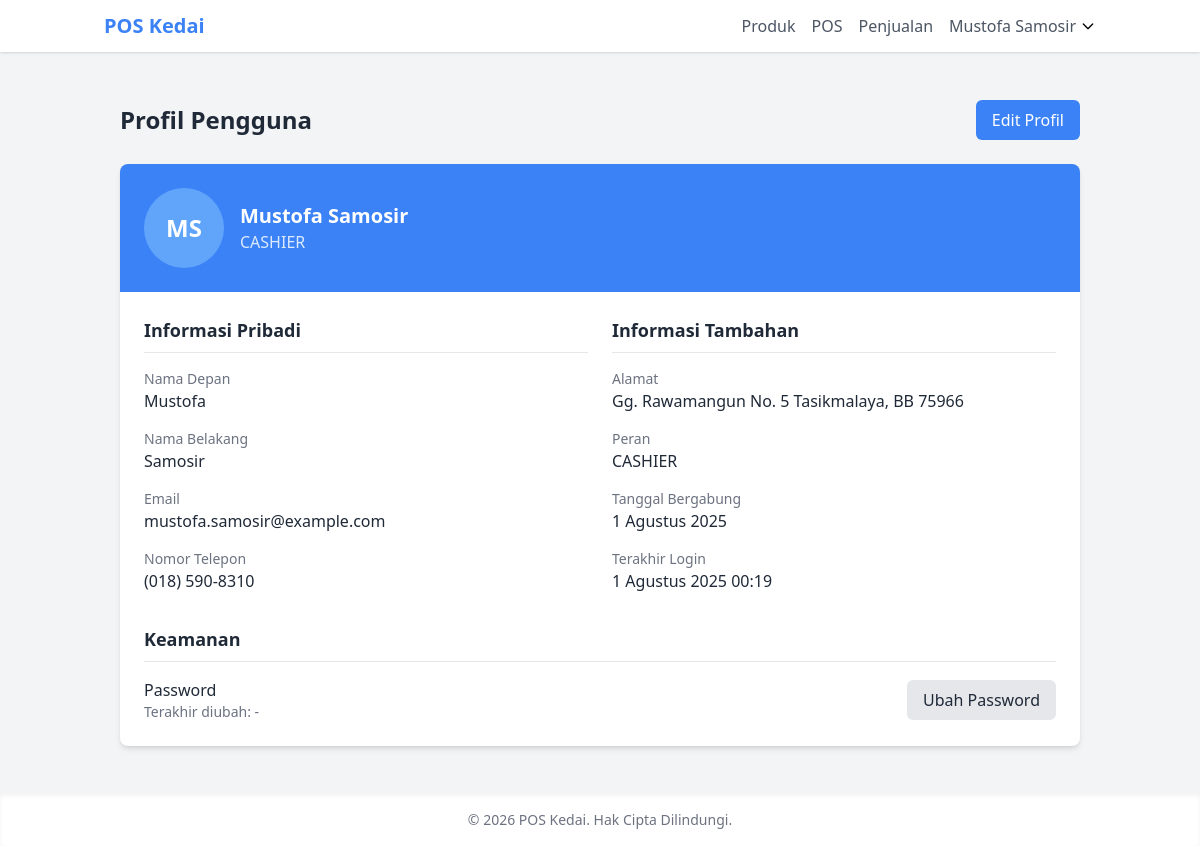
Page /profile/ (signed in) on the committed database.
### core/models.py (models this page shows, shortened)
class User(AbstractUser):
    class Role(models.TextChoices):
        ADMIN = 'ADMIN', _('Admin')
        OWNER = 'OWNER', _('Pemilik Toko')
        EMPLOYEE = 'EMPLOYEE', _('Karyawan')
    username = None
    email = models.EmailField(_('alamat email'), unique=True)
    role = models.CharField(
        max_length=10,
        choices=Role.choices,
        default=Role.EMPLOYEE,
        verbose_name=_('peran')
    )
    phone_number = models.CharField(_('nomor telepon'), max_length=15, blank=True)
    address = models.TextField(_('alamat'), blank=True)
    profile_picture = models.ImageField(
        upload_to='profile_pictures/',
        blank=True,
        null=True,
        verbose_name=_('foto profil')
    )
    date_joined = models.DateTimeField(_('tanggal bergabung'), auto_now_add=True)
    last_login = models.DateTimeField(_('terakhir login'), auto_now=True)
    is_active = models.BooleanField(_('aktif'), default=True)
    objects = UserManager()
    USERNAME_FIELD = 'email'
    REQUIRED_FIELDS = []
    class Meta:
        verbose_name = _('pengguna')
        verbose_name_plural = _('pengguna')
    @property
    def is_admin(self):
        return self.role == self.Role.ADMIN
    @property
    def is_owner(self):
        return self.role == self.Role.OWNER

### core/views.py (the view)
# urls.py: path('profile/', views.profile, name='profile'),
@login_required
def profile(request):
    return render(request, 'core/profile.html', {'user': request.user})

### templates/core/profile.html (shortened to what this page needs)
{% extends 'base/base.html' %}
{% block content %}
<div class="container mx-auto px-4 py-6">
    <div class="flex justify-between items-center mb-6">
        <h1 class="text-2xl font-bold text-gray-800">Profil Pengguna</h1>
        <a href="{% url 'core:edit_profile' %}" class="bg-primary hover:bg-blue-600 text-white py-2 px-4 rounded-md">
            Edit Profil
        </a>
    </div>
    <div class="bg-white rounded-lg shadow-md overflow-hidden">
        <div class="bg-primary p-6 text-white">
            <div class="flex items-center">
                {% if user.profile_picture %}
                <img src="{{ user.profile_picture.url }}" alt="{{ user.get_full_name }}" class="w-20 h-20 rounded-full object-cover border-2 border-white">
                {% else %}
                <div class="w-20 h-20 rounded-full bg-blue-400 flex items-center justify-center text-white text-2xl font-bold">
                    {{ user.first_name|first|upper }}{{ user.last_name|first|upper }}
                </div>
                {% endif %}
                <div class="ml-4">
                    <h2 class="text-xl font-bold">{{ user.get_full_name|default:user.email }}</h2>
                    <p class="text-blue-100">{{ user.get_role_display }}</p>
                </div>
            </div>
        </div>
        <div class="p-6">
            <div class="grid grid-cols-1 md:grid-cols-2 gap-6">
                <div>
                    <h3 class="text-lg font-semibold text-gray-800 mb-4 border-b pb-2">Informasi Pribadi</h3>
                    <div class="space-y-4">
                        <div>
                            <p class="text-sm text-gray-500">Nama Depan</p>
                            <p class="text-gray-800">{{ user.first_name|default:"-" }}</p>
                        </div>
                        <div>
                            <p class="text-sm text-gray-500">Nama Belakang</p>
                            <p class="text-gray-800">{{ user.last_name|default:"-" }}</p>
                        </div>
                        <div>
                            <p class="text-sm text-gray-500">Email</p>
                            <p class="text-gray-800">{{ user.email }}</p>
                        </div>
                        <div>
                            <p class="text-sm text-gray-500">Nomor Telepon</p>
                            <p class="text-gray-800">{{ user.phone_number|default:"-" }}</p>
                        </div>
                    </div>
                </div>
                <div>
                    <h3 class="text-lg font-semibold text-gray-800 mb-4 border-b pb-2">Informasi Tambahan</h3>
                    <div class="space-y-4">
                        <div>
                            <p class="text-sm text-gray-500">Alamat</p>
                            <p class="text-gray-800">{{ user.address|default:"-" }}</p>
                        </div>
                        <div>
                            <p class="text-sm text-gray-500">Peran</p>
                            <p class="text-gray-800">{{ user.get_role_display }}</p>
                        </div>
                        <div>
                            <p class="text-sm text-gray-500">Tanggal Bergabung</p>
                            <p class="text-gray-800">{{ user.date_joined|date:"j F Y" }}</p>
                        </div>
                        <div>
                            <p class="text-sm text-gray-500">Terakhir Login</p>
                            <p class="text-gray-800">{{ user.last_login|date:"j F Y H:i" }}</p>
                        </div>
                    </div>
                </div>
            </div>
            <div class="mt-8">
                <h3 class="text-lg font-semibold text-gray-800 mb-4 border-b pb-2">Keamanan</h3>
                <div class="flex items-center justify-between">
                    <div>
                        <p class="text-gray-800">Password</p>
                        <p class="text-sm text-gray-500">Terakhir diubah: -</p>
                    </div>
                    <a href="{% url 'core:change_password' %}" class="bg-gray-200 hover:bg-gray-300 text-gray-800 py-2 px-4 rounded-md">
                        Ubah Password
                    </a>
                </div>
            </div>
        </div>
    </div>
</div>
{% endblock %}

### templates/base/base.html (shortened to what this page needs)
<!DOCTYPE html>
<html lang="id">
<head>
    <script src="https://cdn.tailwindcss.com"></script>
</head>
<body class="bg-gray-100 min-h-screen flex flex-col">
    <header class="bg-white shadow">
        <nav class="container mx-auto px-4 py-3 flex justify-between items-center">
            <div class="flex items-center space-x-4">
                <a href="{% url 'dashboard' %}" class="text-xl font-bold text-primary">POS Kedai</a>
            </div>
            <div class="hidden md:flex items-center space-x-4">
                {% if user.is_authenticated %}
                    <a href="{% url 'inventory:product_list' %}" class="text-gray-600 hover:text-primary">Produk</a>
                    <a href="{% url 'inventory:pos' %}" class="text-gray-600 hover:text-primary">POS</a>
                    <a href="{% url 'inventory:sale_list' %}" class="text-gray-600 hover:text-primary">Penjualan</a>
                    <div class="relative" x-data="{ open: false }">
                        <button @click="open = !open" class="flex items-center space-x-1 focus:outline-none">
                            <span class="text-gray-600">{{ user.get_full_name|default:user.email }}</span>
                            <svg class="w-4 h-4" fill="none" stroke="currentColor" viewBox="0 0 24 24" xmlns="http://www.w3.org/2000/svg">
                                <path stroke-linecap="round" stroke-linejoin="round" stroke-width="2" d="M19 9l-7 7-7-7"></path>
                            </svg>
                        </button>
                    </div>
                {% else %}
                    <a href="{% url 'login' %}" class="text-gray-600 hover:text-primary">Login</a>
                {% endif %}
            </div>
        </nav>
    </header>
    <main class="flex-grow container mx-auto px-4 py-6">
        {% block content %}{% endblock %}
    </main>
    <footer class="bg-white shadow-inner py-4">
        <div class="container mx-auto px-4 text-center text-gray-500 text-sm">
            &copy; {% now "Y" %} POS Kedai. Hak Cipta Dilindungi.
        </div>
    </footer>
</body>
</html>

### rows in the picture
User: get_full_name "Mustofa Samosir", first_name|first "M", last_name|first "S", role "CASHIER", first_name "Mustofa", last_name "Samosir", email "mustofa.samosir@example.com", phone_number "(018) 590-8310", address "Gg. Rawamangun No. 5 Tasikmalaya, BB 75966", date_joined "1 Agustus 2025", last_login "1 Agustus 2025 00:19"
